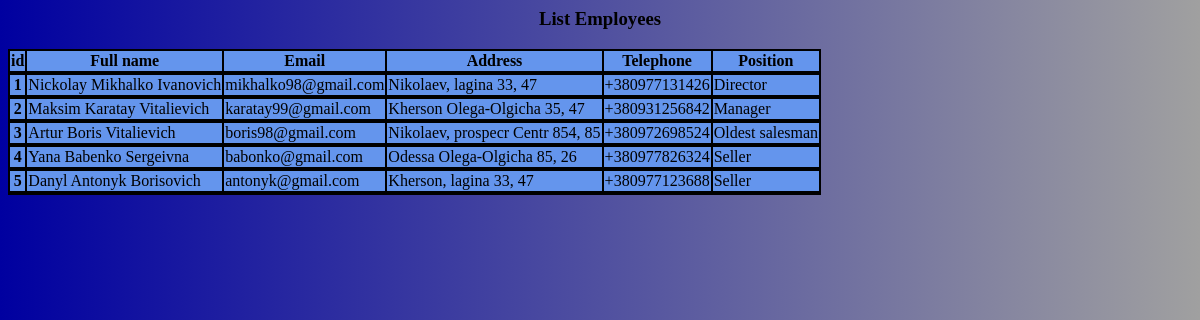
The app's page /administration/showListEmployees.php with its own data.
### tables this page shows
CREATE TABLE employees
(
    id          INT AUTO_INCREMENT PRIMARY KEY,
    first_name  VARCHAR(50) NOT NULL,
    last_name   VARCHAR(50) NOT NULL,
    patronymic  VARCHAR(50) NOT NULL,
    email       VARCHAR(50),
    address     VARCHAR(100),
    telephone   VARCHAR(13),
    id_position INT NOT NULL ,
    FOREIGN KEY (id_position) REFERENCES positions (id),
    UNIQUE (telephone)
);

CREATE TABLE positions
(
    id   INT AUTO_INCREMENT PRIMARY KEY,
    name VARCHAR(50) NOT NULL
);

### tableObjects/Employees.php (called while the page is built, shortened)
<?php
require_once "../config.php";
require_once "../WorkWithDB/DbConnectManager.php";
class Employees
{
    private $DB_CarShowroom;
    function __construct()
    {
        $config = new Config();
        $this->DB_CarShowroom = new DbConnectManager($config->getDns(), $config->getUser(), $config->getPass());
        $this->DB_CarShowroom = $this->DB_CarShowroom->getdbh();
    }
    public function getNamePosition($id)
    {
        $sql = "SELECT name FROM positions WHERE id = ?";
        $sth = $this->DB_CarShowroom->prepare($sql);
        $sth->execute(array($id));
        $position = $sth->fetch(PDO::FETCH_ASSOC);
        return $position["name"];
    }
    public function getListEmployees()
    {
        $sql = "SELECT * FROM employees";
        $sth = $this->DB_CarShowroom->prepare($sql);
        $sth->execute();
        return $positions = $sth->fetchAll();
    }
}

### config.php (called while the page is built)
<?php
class Config{
    private $dns = 'mysql:host=localhost;dbname=CarShowroom';
    private $user = 'root';
    private $pass = '1998nick';
    public function getDns()
    {
        return $this->dns;
    }
    public function getUser()
    {
        return $this->user;
    }
    public function getPass()
    {
        return $this->pass;
    }
}
?>

### WorkWithDB/DbConnectManager.php (called while the page is built, shortened)
<?php
class DbConnectManager
{
    private $dsn;
    private $user;
    private $pass;
    private $dbh = NULL;
    function __construct($dsn, $user, $pass)
    {
        $this->dsn = $dsn;
        $this->user = $user;
        $this->pass = $pass;
    }
    private function connect()
    {
        try {
            $this->dbh = new PDO($this->dsn, $this->user, $this->pass);
        } catch (PDOException $e) {
            print "Error!:" . $e->getMessage() . "<br/>";
            die();
        }
    }
    public function getdbh()
    {
        return $this->dbh;
    }
}
?>

### administration/showListEmployees.php (the view, shortened to what this page needs)
<?php
require_once "../tableObjects/Employees.php";
$Employees = new Employees();
?>
<html>
<head>
    <link rel="stylesheet" type="text/css" href="/administration/css/listEmployees.css">
</head>
<body>
<h3>List Employees</h3>
<div class="main">
    <div class="list_employees">
        <table>
            <?php
            $data = $Employees->getListEmployees();
            echo "<tr>", "<th><p>id</p></th>", "<th><p>Full name</p></th>",
            "<th><p>Email</p></th>", "<th><p>Address</p></th>", "<th><p>Telephone</p></th>",
            "<th><p>Position</p></th>", "<tr/>";
            foreach ($data as $value)
                echo "<tr>", "<th><p>", $value["id"], "</p></th>",
                "<td><p>", $value["first_name"], "  ", $value["last_name"], "  ", $value["patronymic"], "</p></td>",
                "<td><p>", $value["email"], "</p></td>",
                "<td><p>", $value["address"], "</p></td>",
                "<td><p>", $value["telephone"], "</p></td>",
                "<td><p>", $Employees->getNamePosition($value["id_position"]), "</p></td>", "<tr>";
            ?>
        </table>
    </div>
</div>
</body>
</html>

### administration/css/listEmployees.css (style rules this page uses)
body { background: linear-gradient(to left, #A0A0A0, #0000A0); }
h3 { text-align: center; }
.list_employees p { color: rgba(0,0,0, 1); }
.list_employees table { background: black; }
.list_employees td, th { background: cornflowerblue; }

### records on screen
employees: id "1", first_name "Nickolay", last_name "Mikhalko", patronymic "Ivanovich", email "mikhalko98@gmail.com", address "Nikolaev, lagina 33, 47", telephone "+380977131426", id_position.name "Director"
employees: id "2", first_name "Maksim", last_name "Karatay", patronymic "Vitalievich", email "karatay99@gmail.com", address "Kherson Olega-Olgicha 35, 47", telephone "+380931256842", id_position.name "Manager"
employees: id "3", first_name "Artur", last_name "Boris", patronymic "Vitalievich", email "boris98@gmail.com", address "Nikolaev, prospecr Centr 854, 85", telephone "+380972698524", id_position.name "Oldest salesman"
employees: id "4", first_name "Yana", last_name "Babenko", patronymic "Sergeivna", email "babonko@gmail.com", address "Odessa Olega-Olgicha 85, 26", telephone "+380977826324", id_position.name "Seller"
employees: id "5", first_name "Danyl", last_name "Antonyk", patronymic "Borisovich", email "antonyk@gmail.com", address "Kherson, lagina 33, 47", telephone "+380977123688", id_position.name "Seller"
